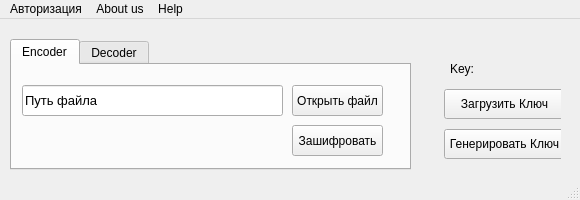
<?xml version="1.0" encoding="UTF-8"?>
<ui version="4.0">
 <class>MainWindow</class>
 <widget class="QMainWindow" name="MainWindow">
  <property name="geometry">
   <rect>
    <x>0</x>
    <y>0</y>
    <width>580</width>
    <height>200</height>
   </rect>
  </property>
  <property name="minimumSize">
   <size>
    <width>580</width>
    <height>200</height>
   </size>
  </property>
  <property name="maximumSize">
   <size>
    <width>580</width>
    <height>200</height>
   </size>
  </property>
  <property name="windowTitle">
   <string>File Encoder</string>
  </property>
  <property name="windowIcon">
   <iconset>
    <normaloff>../Files/icons8_lock_file.ico</normaloff>../Files/icons8_lock_file.ico</iconset>
  </property>
  <widget class="QWidget" name="centralwidget">
   <widget class="QTabWidget" name="tabWidget_2">
    <property name="geometry">
     <rect>
      <x>10</x>
      <y>20</y>
      <width>401</width>
      <height>131</height>
     </rect>
    </property>
    <property name="currentIndex">
     <number>0</number>
    </property>
    <property name="elideMode">
     <enum>Qt::ElideLeft</enum>
    </property>
    <property name="documentMode">
     <bool>false</bool>
    </property>
    <property name="tabsClosable">
     <bool>false</bool>
    </property>
    <property name="movable">
     <bool>true</bool>
    </property>
    <property name="tabBarAutoHide">
     <bool>false</bool>
    </property>
    <widget class="QWidget" name="encoder_2">
     <attribute name="icon">
      <iconset>
       <normaloff>../Files/Icons/Encode.ico</normaloff>../Files/Icons/Encode.ico</iconset>
     </attribute>
     <attribute name="title">
      <string>Encoder</string>
     </attribute>
     <attribute name="toolTip">
      <string>&lt;html&gt;&lt;head/&gt;&lt;body&gt;&lt;p&gt;You can encode your file here&lt;/p&gt;&lt;/body&gt;&lt;/html&gt;</string>
     </attribute>
     <widget class="QPushButton" name="pushButton_7">
      <property name="geometry">
       <rect>
        <x>280</x>
        <y>20</y>
        <width>91</width>
        <height>31</height>
       </rect>
      </property>
      <property name="text">
       <string>Открыть файл</string>
      </property>
     </widget>
     <widget class="QPushButton" name="pushButton_8">
      <property name="geometry">
       <rect>
        <x>280</x>
        <y>60</y>
        <width>91</width>
        <height>31</height>
       </rect>
      </property>
      <property name="text">
       <string>Зашифровать</string>
      </property>
     </widget>
     <widget class="QLineEdit" name="lineEdit_3">
      <property name="geometry">
       <rect>
        <x>10</x>
        <y>20</y>
        <width>261</width>
        <height>31</height>
       </rect>
      </property>
      <property name="font">
       <font>
        <pointsize>10</pointsize>
        <weight>50</weight>
        <bold>false</bold>
        <kerning>true</kerning>
       </font>
      </property>
      <property name="focusPolicy">
       <enum>Qt::ClickFocus</enum>
      </property>
      <property name="text">
       <string>Путь файла</string>
      </property>
      <property name="readOnly">
       <bool>true</bool>
      </property>
      <property name="placeholderText">
       <string>file path</string>
      </property>
      <property name="clearButtonEnabled">
       <bool>false</bool>
      </property>
     </widget>
    </widget>
    <widget class="QWidget" name="decoder_2">
     <attribute name="icon">
      <iconset>
       <normaloff>../Files/Icons/Decode.ico</normaloff>../Files/Icons/Decode.ico</iconset>
     </attribute>
     <attribute name="title">
      <string>Decoder</string>
     </attribute>
     <attribute name="toolTip">
      <string>&lt;html&gt;&lt;head/&gt;&lt;body&gt;&lt;p&gt;You can decode your file here&lt;/p&gt;&lt;/body&gt;&lt;/html&gt;</string>
     </attribute>
     <widget class="QPushButton" name="pushButton_9">
      <property name="geometry">
       <rect>
        <x>280</x>
        <y>20</y>
        <width>91</width>
        <height>31</height>
       </rect>
      </property>
      <property name="text">
       <string>Открыть Файл</string>
      </property>
     </widget>
     <widget class="QPushButton" name="pushButton_10">
      <property name="geometry">
       <rect>
        <x>270</x>
        <y>60</y>
        <width>101</width>
        <height>31</height>
       </rect>
      </property>
      <property name="text">
       <string>Расшифровывать</string>
      </property>
     </widget>
     <widget class="QLineEdit" name="lineEdit_4">
      <property name="geometry">
       <rect>
        <x>10</x>
        <y>20</y>
        <width>261</width>
        <height>31</height>
       </rect>
      </property>
      <property name="font">
       <font>
        <pointsize>10</pointsize>
        <weight>50</weight>
        <bold>false</bold>
        <kerning>true</kerning>
       </font>
      </property>
      <property name="focusPolicy">
       <enum>Qt::ClickFocus</enum>
      </property>
      <property name="text">
       <string>Путь файла</string>
      </property>
      <property name="readOnly">
       <bool>true</bool>
      </property>
      <property name="placeholderText">
       <string>file path</string>
      </property>
      <property name="clearButtonEnabled">
       <bool>false</bool>
      </property>
     </widget>
    </widget>
   </widget>
   <widget class="QFrame" name="frame">
    <property name="geometry">
     <rect>
      <x>440</x>
      <y>30</y>
      <width>121</width>
      <height>120</height>
     </rect>
    </property>
    <property name="frameShape">
     <enum>QFrame::NoFrame</enum>
    </property>
    <property name="frameShadow">
     <enum>QFrame::Raised</enum>
    </property>
    <widget class="QPushButton" name="pushButton_2">
     <property name="geometry">
      <rect>
       <x>4</x>
       <y>40</y>
       <width>121</width>
       <height>30</height>
      </rect>
     </property>
     <property name="text">
      <string>Загрузить Ключ</string>
     </property>
    </widget>
    <widget class="QPushButton" name="pushButton">
     <property name="geometry">
      <rect>
       <x>4</x>
       <y>80</y>
       <width>121</width>
       <height>30</height>
      </rect>
     </property>
     <property name="text">
      <string>Генерировать Ключ</string>
     </property>
    </widget>
    <widget class="QLabel" name="label">
     <property name="geometry">
      <rect>
       <x>10</x>
       <y>10</y>
       <width>100</width>
       <height>20</height>
      </rect>
     </property>
     <property name="text">
      <string>Key: </string>
     </property>
    </widget>
   </widget>
  </widget>
  <widget class="QStatusBar" name="statusbar"/>
  <widget class="QMenuBar" name="menubar">
   <property name="geometry">
    <rect>
     <x>0</x>
     <y>0</y>
     <width>580</width>
     <height>21</height>
    </rect>
   </property>
   <widget class="QMenu" name="menuFile">
    <property name="title">
     <string>Help</string>
    </property>
   </widget>
   <widget class="QMenu" name="menuAbout_us">
    <property name="title">
     <string>About us</string>
    </property>
    <addaction name="separator"/>
   </widget>
   <widget class="QMenu" name="menu">
    <property name="title">
     <string>Авторизация</string>
    </property>
    <addaction name="action"/>
    <addaction name="action_2"/>
    <addaction name="action_3"/>
   </widget>
   <addaction name="menu"/>
   <addaction name="menuAbout_us"/>
   <addaction name="menuFile"/>
  </widget>
  <action name="action">
   <property name="text">
    <string>Войти</string>
   </property>
  </action>
  <action name="action_2">
   <property name="text">
    <string>Регистрация</string>
   </property>
  </action>
  <action name="action_3">
   <property name="text">
    <string>Выйти</string>
   </property>
  </action>
 </widget>
 <resources/>
 <connections/>
</ui>
